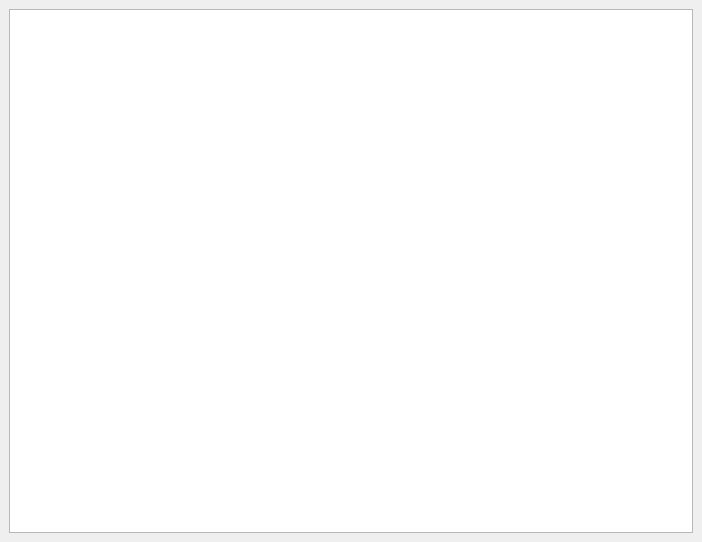
<?xml version="1.0" encoding="UTF-8"?>
<ui version="4.0">
 <class>DetailWindowClass</class>
 <widget class="QWidget" name="DetailWindowClass">
  <property name="geometry">
   <rect>
    <x>0</x>
    <y>0</y>
    <width>702</width>
    <height>542</height>
   </rect>
  </property>
  <property name="acceptDrops">
   <bool>true</bool>
  </property>
  <property name="windowTitle">
   <string>Details</string>
  </property>
  <layout class="QVBoxLayout">
   <property name="spacing">
    <number>6</number>
   </property>
   <property name="margin">
    <number>9</number>
   </property>
   <item>
    <widget class="MyTableView" name="tableView">
     <property name="selectionBehavior">
      <enum>QAbstractItemView::SelectRows</enum>
     </property>
     <property name="sortingEnabled">
      <bool>true</bool>
     </property>
    </widget>
   </item>
  </layout>
 </widget>
 <layoutdefault spacing="6" margin="11"/>
 <customwidgets>
  <customwidget>
   <class>MyTableView</class>
   <extends>QTableView</extends>
   <header>MyTableView.h</header>
  </customwidget>
 </customwidgets>
 <resources/>
 <connections/>
</ui>
